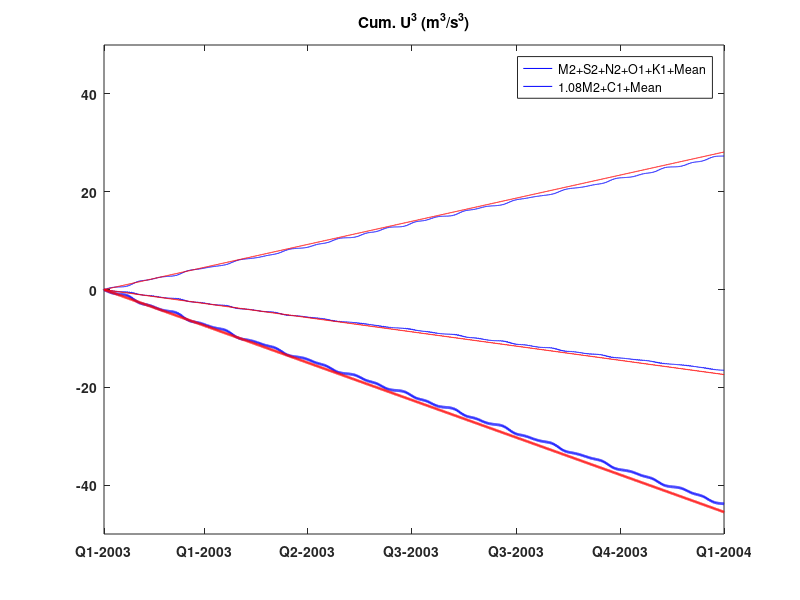
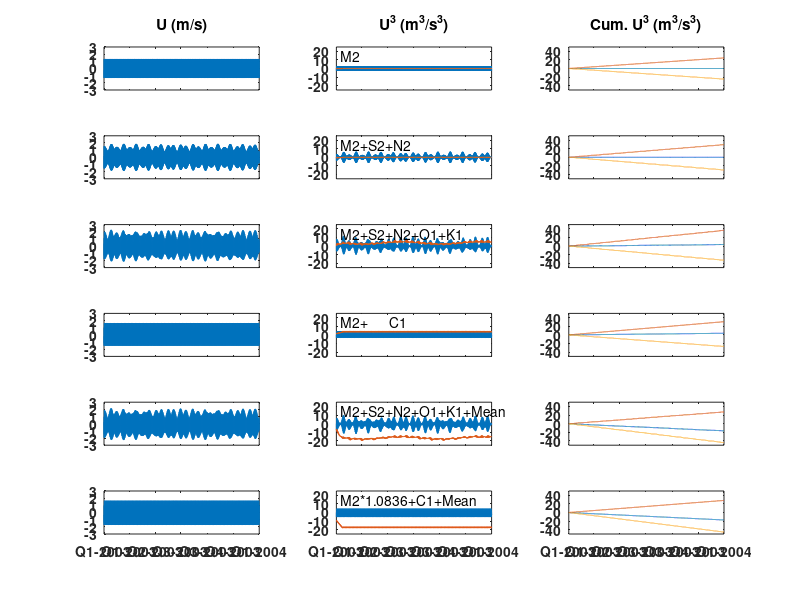

These figures' MATLAB source, in order:
clear all
% Dimensions Grays Harbor
A=237000000;
Bh=24000;
umean=.1;
fac = [1  1  1  1    1    1.0836; ...
       0  1  1  0    1    0; ...
       0  1  1  0    1    0; ...
       0  0  1  0    1    0; ...
       0  0  1  0    1    0; ...
       0  0  0  1    0    1; ...
       0  0  0  0 -.13 -.13]
% name    frequency  (1/hr)
fM2  =   .0805114006  ;
fS2  =   .0833333333  ;
fN2  =   .0789992487  ;
fK1  =   .0417807462  ;
fO1  =   .0387306544  ;
fC1  =   .0402557003  ;
fM4  = 2*fM2  ;
TM2S2=1/(fS2-fM2)/24
TM2N2=1/(fM2-fN2)/24
TS2N2=1/(fS2-fN2)/24
% amplitude
for j=1:6;
    M2  =     0.954000 *fac(1,j);
    S2  =     0.216000 *fac(2,j);
    N2  =     0.174000 *fac(3,j);
    K1  =     0.501000 *fac(4,j);
    O1  =     0.274000 *fac(5,j);
    C1  =     0.524000 *fac(6,j);
    umean=              fac(7,j);
    M4  = 0;
    % phase
    gM2  =    229.810;
    gS2  = 	  248.900;
    gN2  = 	  210.590;
    gK1  = 	  230.850;
    gO1  = 	  221.560;
    gC1  =    .5*(gO1+gK1);
    gM4  =    2*gM2-360;
    %
    starttime = datenum(2003,1,1);
    endtime   = datenum(2004,1,1);
    refdate   = datenum(1900,1,1);
    %
    t=[starttime:1/24/6:endtime];
    trel=(t-refdate)*24;
    eta=M2*cos(2*pi*fM2*trel-gM2/360) + ...
        S2*cos(2*pi*fS2*trel-gS2/360) + ...
        N2*cos(2*pi*fN2*trel-gN2/360) + ...
        K1*cos(2*pi*fK1*trel-gK1/360) + ...
        O1*cos(2*pi*fO1*trel-gO1/360) + ...
        C1*cos(2*pi*fC1*trel-gC1/360) + ...
        M4*cos(2*pi*fM4*trel-gM4/360);
    detadt=-2*pi*fM2/3600*M2*sin(2*pi*fM2*trel-gM2/360) + ...
        -2*pi*fS2/3600*S2*sin(2*pi*fS2*trel-gS2/360) + ...
        -2*pi*fN2/3600*N2*sin(2*pi*fN2*trel-gN2/360) + ...
        -2*pi*fK1/3600*K1*sin(2*pi*fK1*trel-gK1/360) + ...
        -2*pi*fO1/3600*O1*sin(2*pi*fO1*trel-gO1/360) + ...
        -2*pi*fC1/3600*C1*sin(2*pi*fC1*trel-gC1/360) + ...
        -2*pi*fM4/3600*M4*sin(2*pi*fM4*trel-gM4/360);
    u = detadt*A/Bh+umean;
    s = u.^3;
    tfilt=2*round(1/(fS2-fM2)*6);tshift=round(tfilt/2);
    bfilt=ones(tfilt,1)/tfilt;
    s_lo=filter(bfilt,1,s);
    s_lo(1:end-tshift)=s_lo(1+tshift:end);
    cs=cumsum(s);
    spos=s;
    spos(spos<0)=0;
    smin=s;
    smin(smin>0)=0;
    cspos=cumsum(spos);
    csmin=cumsum(smin);
    faclo=50;
    faccs=1/365/24/6*faclo;
    %
    %
    figure(3)
    subplot(6,3,3*j-2);
    plot(t,u);
    set(gca,'fontweight','bold');
    axis([starttime endtime -3 3]);
    datetick;
    if j==1;title('U (m/s)');end
    if j<6;set(gca,'xticklabel',[]);end
    subplot(6,3,3*j-1);
    plot(t,s,t,faclo*s_lo);
    set(gca,'fontweight','bold');
    axis([starttime endtime -25 25]);
    if     j==1;text(starttime+10,15,'M2               ');
    elseif j==2;text(starttime+10,15,'M2+S2+N2         ');
    elseif j==3;text(starttime+10,15,'M2+S2+N2+O1+K1   ');
    elseif j==4;text(starttime+10,15,'M2+       C1     ');
    elseif j==5;text(starttime+10,15,'M2+S2+N2+O1+K1+Mean');
    elseif j==6;text(starttime+10,15,'M2*1.0836+C1+Mean  ');
    end
    datetick;
    if j==1;title('U^3 (m^3/s^3)');end
    if j<6;set(gca,'xticklabel',[]);end
    subplot(6,3,3*j);
    plot(t,cs*faccs,t,cspos*faccs,t,csmin*faccs);
    set(gca,'fontweight','bold');
    axis([starttime endtime -50 50]);
    datetick;
    if j==1;title('Cum. U^3 (m^3/s^3)');end
    if j<6;set(gca,'xticklabel',[]);end
    drawnow
    figure(1);
    if j>4
        if j==5;ch='b';else; ch='r';end
        plot(t,cs*faccs,ch,t,cspos*faccs,ch,t,csmin*faccs,ch,'linewidth',2);
        hold on
        set(gca,'fontweight','bold');
        axis([starttime endtime -50 50]);
        datetick;
        if title('Cum. U^3 (m^3/s^3)');end
        legend('M2+S2+N2+O1+K1+Mean','1.08M2+C1+Mean')
    end
end
figure(1)
set(gcf,'color','w')
print('-depsc','tiderep.eps')
figure(3)
set(gcf,'color','w')
print('-depsc','tidepred.eps')